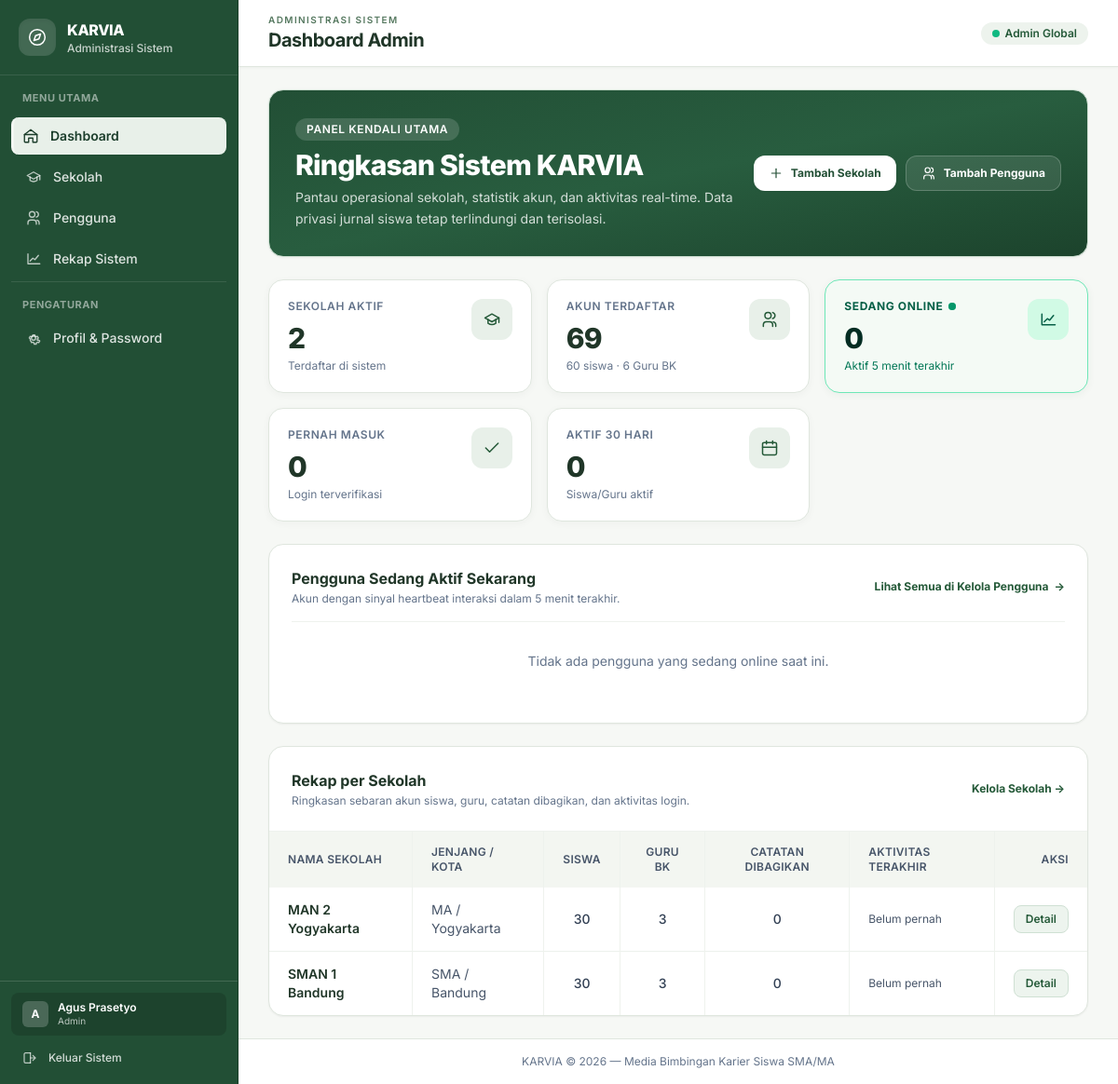
The app's page /admin/index.php (signed in) with its own data.
### tables this page shows
CREATE TABLE `pengguna` (
  `id` BIGINT UNSIGNED NOT NULL AUTO_INCREMENT,
  `sekolah_id` BIGINT UNSIGNED NULL,
  `nama_lengkap` VARCHAR(150) NOT NULL,
  `username` VARCHAR(50) NOT NULL,
  `password_hash` VARCHAR(255) NOT NULL,
  `role` ENUM('admin', 'guru_bk', 'siswa') NOT NULL,
  `status` ENUM('aktif', 'nonaktif') NOT NULL DEFAULT 'aktif',
  `nisn` VARCHAR(20) NULL,
  `nip` VARCHAR(30) NULL,
  `kelas` VARCHAR(20) NULL,
  `jurusan` VARCHAR(50) NULL,
  `no_telepon` VARCHAR(20) NULL,
  `last_login_at` DATETIME NULL,
  `terakhir_aktif_pada` DATETIME NULL,
  `login_count` INT UNSIGNED NOT NULL DEFAULT 0,
  `dibuat_oleh` BIGINT UNSIGNED NULL,
  `dibuat_pada` DATETIME NOT NULL,
  `diperbarui_pada` DATETIME NULL,
  PRIMARY KEY (`id`),
  UNIQUE KEY `uq_pengguna_username` (`username`),
  KEY `idx_pengguna_sekolah` (`sekolah_id`),
  KEY `idx_pengguna_role` (`role`),
  KEY `idx_pengguna_status` (`status`),
  KEY `idx_pengguna_last_login` (`last_login_at`),
  KEY `idx_pengguna_terakhir_aktif` (`terakhir_aktif_pada`),
  CONSTRAINT `fk_pengguna_sekolah`
    FOREIGN KEY (`sekolah_id`) REFERENCES `sekolah` (`id`)
    ON DELETE RESTRICT,
  CONSTRAINT `fk_pengguna_dibuat_oleh`
    FOREIGN KEY (`dibuat_oleh`) REFERENCES `pengguna` (`id`)
    ON DELETE SET NULL
);

CREATE TABLE `sekolah` (
  `id` BIGINT UNSIGNED NOT NULL AUTO_INCREMENT,
  `nama` VARCHAR(150) NOT NULL,
  `npsn` VARCHAR(20) NULL,
  `jenjang` ENUM('SMA', 'MA') NOT NULL DEFAULT 'SMA',
  `alamat` TEXT NULL,
  `kota` VARCHAR(100) NULL,
  `provinsi` VARCHAR(100) NULL,
  `status` ENUM('aktif', 'nonaktif') NOT NULL DEFAULT 'aktif',
  `dibuat_pada` DATETIME NOT NULL,
  `diperbarui_pada` DATETIME NULL,
  PRIMARY KEY (`id`),
  UNIQUE KEY `uq_sekolah_npsn` (`npsn`),
  KEY `idx_sekolah_status` (`status`),
  KEY `idx_sekolah_nama` (`nama`)
);

### admin/index.php (the view, shortened to what the rows shown need)
<?php
$peran_halaman = 'admin';
$judul_halaman = 'Dashboard Admin';
require_once __DIR__ . '/../includes/header.php';
$pdo = db();
$sekolah = $pdo->query(
    "SELECT s.id, s.nama, s.jenjang, s.kota, s.status,
       SUM(CASE WHEN p.role = 'siswa' THEN 1 ELSE 0 END) AS jumlah_siswa,
       SUM(CASE WHEN p.role = 'guru_bk' THEN 1 ELSE 0 END) AS jumlah_guru,
       (SELECT COUNT(*) FROM berbagi_catatan b WHERE b.sekolah_id = s.id) AS jumlah_catatan,
       (SELECT MAX(p2.last_login_at) FROM pengguna p2 WHERE p2.sekolah_id = s.id) AS aktivitas_terakhir
     FROM sekolah s LEFT JOIN pengguna p ON p.sekolah_id = s.id
     GROUP BY s.id, s.nama, s.jenjang, s.kota, s.status ORDER BY s.nama"
)->fetchAll();
?>
<section class="rounded-2xl border border-[#cfe0d3] bg-gradient-to-br from-[#224f35] via-[#285d3f] to-[#1c432c] p-6 text-white shadow-sm sm:p-7">
  <div class="flex flex-col gap-4 sm:flex-row sm:items-center sm:justify-between">
    <div class="max-w-2xl">
      <h2 class="mt-2 text-2xl font-extrabold tracking-tight sm:text-3xl">Ringkasan Sistem KARVIA</h2>
    </div>
  </div>
</section>
<section class="rounded-2xl border border-[#dfe6de] bg-white p-5 shadow-sm sm:p-6">
  <div class="flex flex-wrap items-center justify-between gap-3 border-b border-[#eef2ed] pb-4">
    <div>
      <h2 class="text-base font-bold text-[#203628]">Pengguna Sedang Aktif Sekarang</h2>
    </div>
  </div>
</section>
<section class="rounded-2xl border border-[#dfe6de] bg-white shadow-sm overflow-hidden">
  <div class="flex flex-wrap items-center justify-between gap-3 border-b border-[#eef2ed] p-5 sm:p-6">
    <div>
      <h2 class="text-base font-bold text-[#203628]">Rekap per Sekolah</h2>
    </div>
  </div>
  <div class="overflow-x-auto">
    <table class="w-full text-left text-sm">
      <thead class="bg-[#f3f6f1] text-xs uppercase tracking-wide text-slate-600">
        <tr>
          <th scope="col" class="px-5 py-3.5 font-semibold">Nama Sekolah</th>
          <th scope="col" class="px-5 py-3.5 font-semibold">Jenjang / Kota</th>
          <th scope="col" class="px-5 py-3.5 font-semibold text-center">Siswa</th>
          <th scope="col" class="px-5 py-3.5 font-semibold text-center">Guru BK</th>
          <th scope="col" class="px-5 py-3.5 font-semibold text-center">Catatan Dibagikan</th>
          <th scope="col" class="px-5 py-3.5 font-semibold">Aktivitas Terakhir</th>
          <th scope="col" class="px-5 py-3.5 font-semibold text-right">Aksi</th>
        </tr>
      </thead>
      <tbody class="divide-y divide-[#edf1ec] text-slate-700">
        <?php if (!$sekolah): ?>
          <tr>
            <td colspan="7" class="px-5 py-10 text-center text-sm text-slate-500">
              Belum ada sekolah yang terdaftar.
            </td>
          </tr>
        <?php else: foreach ($sekolah as $baris): ?>
          <tr class="transition-colors hover:bg-[#f8faf7]">
            <td class="px-5 py-3.5 font-semibold text-[#203628]">
              <?= e($baris['nama']) ?>
            </td>
            <td class="px-5 py-3.5 text-slate-600">
              <?= e($baris['jenjang'] . ' / ' . ($baris['kota'] ?: '—')) ?>
            </td>
            <td class="px-5 py-3.5 text-center font-medium">
              <?= e($baris['jumlah_siswa']) ?>
            </td>
            <td class="px-5 py-3.5 text-center font-medium">
              <?= e($baris['jumlah_guru']) ?>
            </td>
            <td class="px-5 py-3.5 text-center font-medium">
              <?= e($baris['jumlah_catatan']) ?>
            </td>
            <td class="px-5 py-3.5 text-xs text-slate-600">
              <?= e(tanggal_id($baris['aktivitas_terakhir'], true)) ?>
            </td>
            <td class="px-5 py-3.5 text-right">
              <a href="<?= e(url('admin/sekolah_detail.php?id=' . (int) $baris['id'])) ?>" class="inline-flex items-center gap-1 rounded-lg border border-[#cfe0d3] bg-[#edf4ee] px-3 py-1.5 text-xs font-semibold text-[#245938] hover:bg-[#dfeada]">
                Detail
              </a>
            </td>
          </tr>
        <?php endforeach; endif; ?>
      </tbody>
    </table>
  </div>
</section>
<?php require __DIR__ . '/../includes/footer.php'; ?>

### includes/header.php (shortened to what the rows shown need)
<?php
require_once __DIR__ . '/function.php';
auth_cek_peran($peran_halaman);
$pengguna_aktif = auth_pengguna();
$judul_halaman = $judul_halaman ?? 'KARVIA';
?>
<!doctype html>
<html lang="id">
<head>
  <script src="https://cdn.tailwindcss.com"></script>
</head>
<body class="min-h-screen bg-[#f6f8f5] text-slate-900 antialiased">
  <div class="min-h-screen lg:pl-64">
    <aside id="karvia-sidebar" class="fixed inset-y-0 left-0 z-50 flex w-64 -translate-x-full flex-col border-r border-[#1a4029] bg-[#224f35] transition-transform duration-200 lg:translate-x-0">
      <div class="border-t border-white/15 p-3">
        <div class="mb-2 flex items-center gap-2.5 rounded-lg bg-black/15 px-3 py-2 text-white">
          <span class="flex h-7 w-7 shrink-0 items-center justify-center rounded-md bg-white/20 text-xs font-bold text-white">
            <?= e(mb_strtoupper(mb_substr($pengguna_aktif['nama_lengkap'] ?? 'U', 0, 1))) ?>
          </span>
          <div class="min-w-0 flex-1">
            <div class="truncate text-xs font-semibold leading-tight"><?= e($pengguna_aktif['nama_lengkap'] ?? '') ?></div>
            <div class="truncate text-[10px] text-white/70"><?= e($pengguna_aktif['sekolah_nama'] ?? ucfirst(str_replace('_', ' ', $peran_halaman))) ?></div>
          </div>
        </div>
      </div>
    </aside>
    <div class="flex min-h-screen flex-col min-w-0">
      <header class="sticky top-0 z-30 flex items-center justify-between border-b border-[#dfe6de] bg-white px-4 py-3.5 sm:px-6 lg:px-8 shadow-[0_1px_3px_rgba(0,0,0,0.03)]">
        <div class="flex min-w-0 items-center gap-3">
          <div>
            <h1 class="text-lg font-bold tracking-tight text-[#203628] sm:text-xl">
              <?= e($judul_halaman) ?>
            </h1>
          </div>
        </div>
      </header>
      <main class="flex-1 px-4 py-6 sm:px-6 lg:px-8 space-y-6">

### records on screen
pengguna: nama_lengkap "A", nama_lengkap "Agus Prasetyo"
sekolah: nama "MAN 2 Yogyakarta", jenjang+kota "MA / Yogyakarta", jumlah_siswa "30", jumlah_guru "3", jumlah_catatan "0", aktivitas_terakhir "Belum pernah"
sekolah: nama "SMAN 1 Bandung", jenjang+kota "SMA / Bandung", jumlah_siswa "30", jumlah_guru "3", jumlah_catatan "0", aktivitas_terakhir "Belum pernah"

### other values on screen
$role_labels[$peran_halaman] "Administrasi Sistem"
$label "Dashboard"
$label "Sekolah"
$label "Pengguna"
$label "Rekap Sistem"
$pengguna_aktif['sekolah_nama'] "Admin"
$role_labels[$peran_halaman] "ADMINISTRASI SISTEM"
$judul_halaman "Dashboard Admin"
$stat['sekolah_aktif'] "2"
$stat['total_akun'] "69"
$stat['total_siswa'] "60"
$stat['total_guru'] "6"
$stat['sedang_online'] "0"
$stat['pernah_login'] "0"
$stat['aktif_30_hari'] "0"
